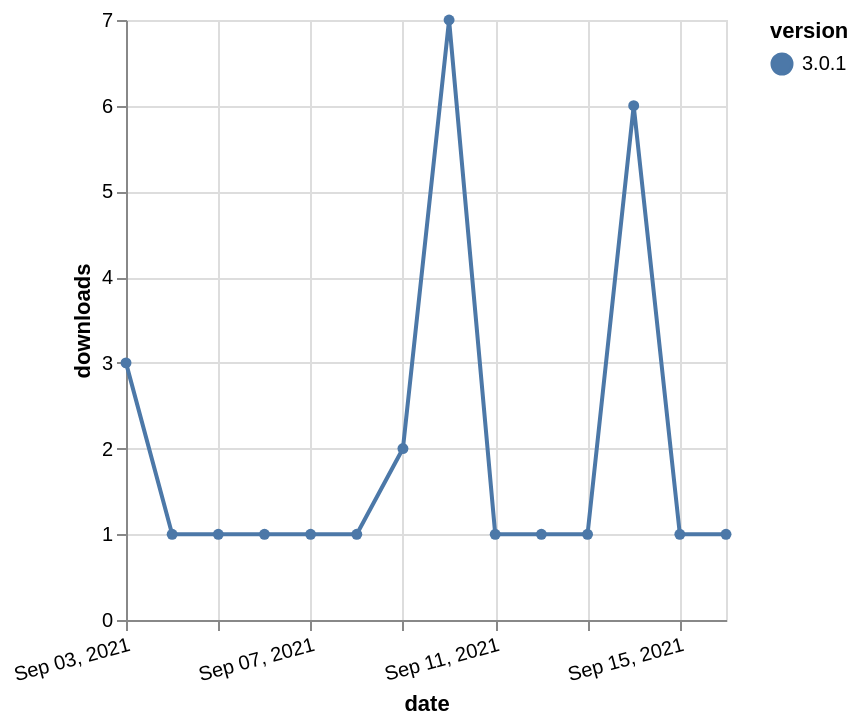

Here is the Vega-Lite specification saved for this chart:
### Vega-Lite specification from a JSON file in a GitHub repository (floating-point values rounded to 4 significant figures)
{"$schema": "https://vega.github.io/schema/vega-lite/v5.json", "description": "A simple bar chart with embedded data.", "data": {"values": [{"date": "2021-09-03", "total": 550, "delta": 3, "version": "3.0.1"}, {"date": "2021-09-04", "total": 551, "delta": 1, "version": "3.0.1"}, {"date": "2021-09-05", "total": 552, "delta": 1, "version": "3.0.1"}, {"date": "2021-09-06", "total": 553, "delta": 1, "version": "3.0.1"}, {"date": "2021-09-07", "total": 554, "delta": 1, "version": "3.0.1"}, {"date": "2021-09-08", "total": 555, "delta": 1, "version": "3.0.1"}, {"date": "2021-09-09", "total": 557, "delta": 2, "version": "3.0.1"}, {"date": "2021-09-10", "total": 564, "delta": 7, "version": "3.0.1"}, {"date": "2021-09-11", "total": 565, "delta": 1, "version": "3.0.1"}, {"date": "2021-09-12", "total": 566, "delta": 1, "version": "3.0.1"}, {"date": "2021-09-13", "total": 567, "delta": 1, "version": "3.0.1"}, {"date": "2021-09-14", "total": 573, "delta": 6, "version": "3.0.1"}, {"date": "2021-09-15", "total": 574, "delta": 1, "version": "3.0.1"}, {"date": "2021-09-16", "total": 575, "delta": 1, "version": "3.0.1"}]}, "width": "container", "mark": {"type": "line", "point": {"filled": true}}, "encoding": {"x": {"field": "date", "type": "temporal", "timeUnit": "yearmonthdate", "title": "date", "axis": {"labelAngle": -15}}, "y": {"field": "delta", "type": "quantitative", "title": "downloads"}, "color": {"field": "version", "type": "nominal"}, "tooltip": {"field": "delta"}}}
